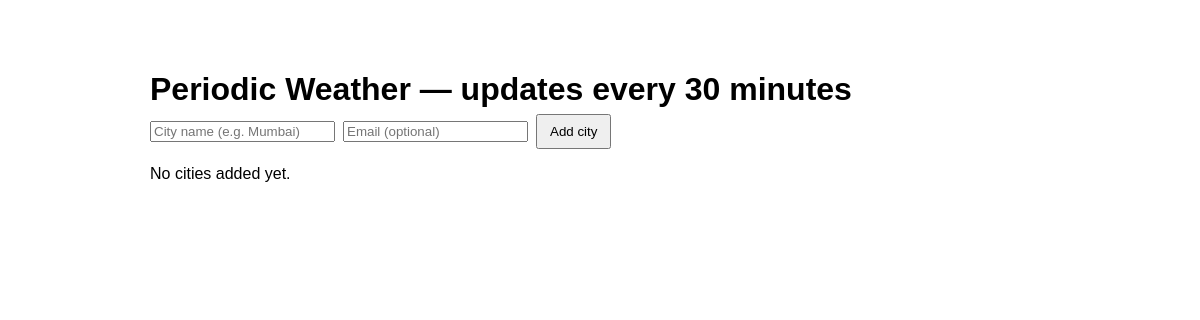
Page /api/ on the earlier database version.
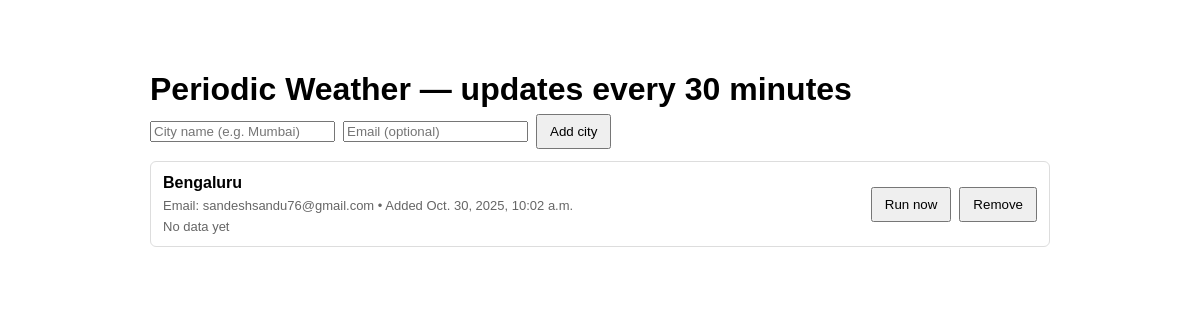
Same page on the later database version.
### app/models.py (models this page shows, shortened)
class City(models.Model):
    name = models.CharField(max_length=128, unique=True)
    email = models.EmailField(blank=True, null=True)
    last_temp = models.FloatField(null=True, blank=True)
    last_desc = models.CharField(max_length=255, null=True, blank=True)
    last_fetched_at = models.DateTimeField(null=True, blank=True)
    created_at = models.DateTimeField(auto_now_add=True)
    updated_at = models.DateTimeField(auto_now=True)

### app/views.py (the view)
# urls.py: path("", views.weather_page, name="weather_page"),
@require_GET
def weather_page(request):
    cities = City.objects.order_by("name")
    return render(request, "app/weather_page.html", {"cities": cities})

### app/templates/app/weather_page.html (shortened to what this page needs)
<!doctype html>
<html lang="en">
<head>
</head>
<body>
  <h1>Periodic Weather — updates every 30 minutes</h1>
  <form id="addForm" method="post" action="{% url 'add_city' %}">
    <input name="name" placeholder="City name (e.g. Mumbai)" required />
    <input name="email" placeholder="Email (optional)" />
    <button type="submit">Add city</button>
  </form>
  <div id="cities">
    {% if cities %}
      {% for city in cities %}
        <div class="city" data-city-id="{{ city.id }}"
             data-trigger-url="{% url 'trigger_now' city.id %}"
             data-remove-url="{% url 'remove_city' city.id %}">
          <div>
            <strong>{{ city.name }}</strong>
            <div class="meta">
              Email: {{ city.email|default:"(none)" }} • Added {{ city.created_at }}
            </div>
            <div class="meta">
              {% if city.last_updated %}
                Last: {{ city.last_updated }} • {{ city.last_temp }}°C, {{ city.last_desc }}
              {% else %}
                No data yet
              {% endif %}
            </div>
          </div>
          <div style="display:flex; gap:8px;">
            <button class="btn-trigger">Run now</button>
            <button class="btn-remove">Remove</button>
          </div>
        </div>
      {% endfor %}
    {% else %}
      <p>No cities added yet.</p>
    {% endif %}
  </div>
</body>
</html>

### app/templates/app/weather_page.html (style rules this page uses)
body { font-family: Arial, sans-serif; max-width:900px; margin:30px auto; padding:20px; }
h1 { margin-bottom:6px; }
form#addForm { display:flex; gap:8px; margin-bottom:12px; align-items:center; }
button { padding:8px 12px; cursor:pointer; }
.city { border:1px solid #ddd; padding:12px; margin-bottom:8px; border-radius:6px; display:flex; justify-content:space-between; align-items:center; }
.meta { color:#666; font-size:13px; margin-top:6px; }

Differences in the rows shown:
added City: name "Bengaluru", email "sandeshsandu76@gmail.com", created_at "Oct. 30, 2025, 10:02 a.m."
Other differences:
text no longer shown: "No cities added yet."
